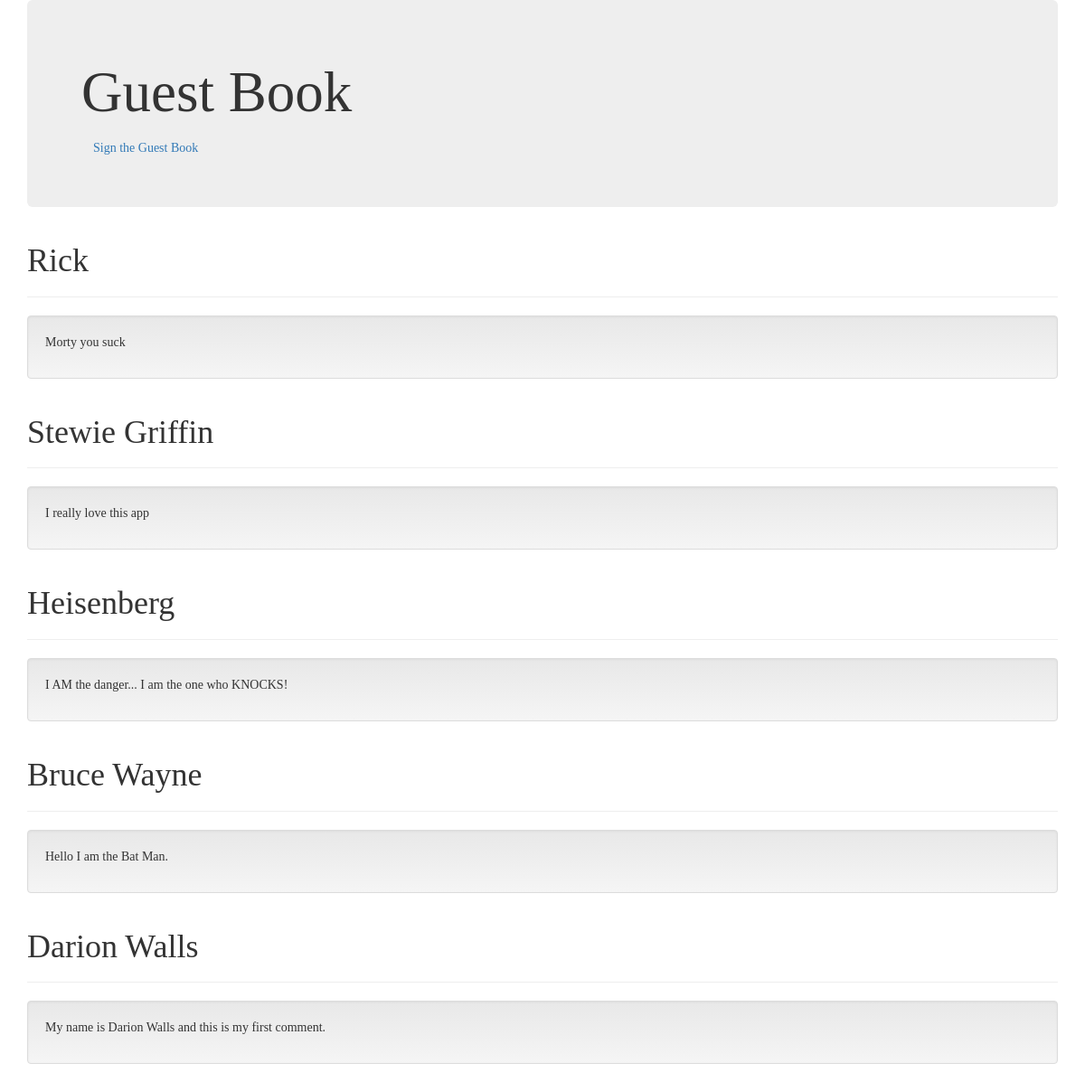
Page /guestbook/ on the committed database.
### guestbook/models.py (models this page shows, shortened)
class Comment(models.Model):
    name = models.CharField(max_length=20)
    comment = models.TextField()
    date_added = models.DateTimeField(default=timezone.now)

### guestbook/views.py (the view)
# urls.py: path('', views.index, name='index'),
def index(request):
    comments = Comment.objects.order_by('-date_added')
    context = {'comments' : comments}
    return render(request, 'guestbook/index.html', context)

### guestbook/templates/guestbook/index.html (shortened to what this page needs)
{% load static %}
<!DOCTYPE html>
<html lang="en">
  <head>
    <link href="{% static 'guestbook/bootstrap.min.css' %}" rel="stylesheet">
    <link href="{% static 'guestbook/bootstrap-theme.min.css' %}" rel="stylesheet">
    <link href="{% static 'guestbook/theme.css' %}" rel="stylesheet">
  </head>
  <body>
    <div class="container theme-showcase" role="main">
      <div class="jumbotron">
        <h1>Guest Book</h1>
        <a type="button" class="btn btn-link" href="{% url 'sign' %}">Sign the Guest Book</a>
      </div>
      {% for c in comments %}
      <div class="page-header">
        <h1>{{ c.name }}</h1>
      </div>
      <div class="well">
        <p>{{ c.comment }}</p>
      </div>
      {% endfor %}
    </div>
  </body>
</html>

### rows in the picture
Comment: name "Rick", comment "Morty you suck"
Comment: name "Stewie Griffin", comment "I really love this app"
Comment: name "Heisenberg", comment "I AM the danger... I am the one who KNOCKS!"
Comment: name "Bruce Wayne", comment "Hello I am the Bat Man."
Comment: name "Darion Walls", comment "My name is Darion Walls and this is my first comment."
